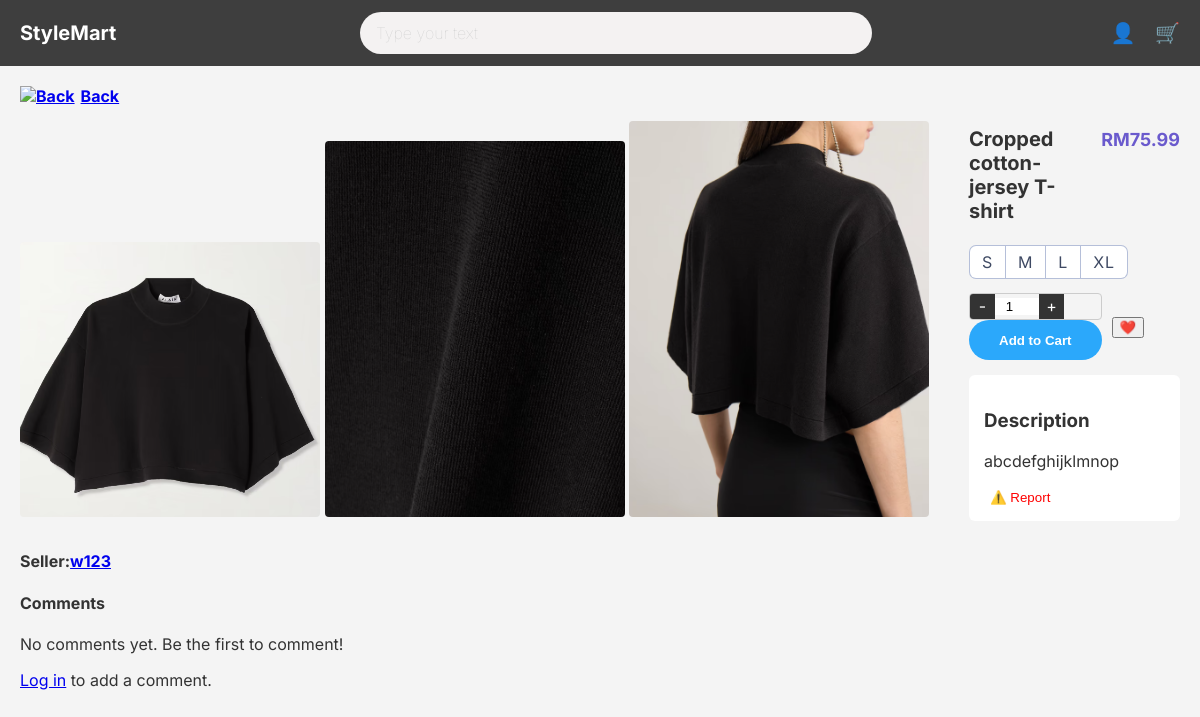
/test.php?id=7, run on the app's committed database.
### tables this page shows
CREATE TABLE `product` (
  `product_id` int(9) NOT NULL,
  `user_id` int(9) NOT NULL,
  `product_name` varchar(255) NOT NULL,
  `category` varchar(255) NOT NULL,
  `price` decimal(9,2) NOT NULL,
  `description` text NOT NULL,
  `status` varchar(100) NOT NULL,
  `stock_quantity` int(9) NOT NULL,
  `sales_count` int(9) NOT NULL,
  `rate` int(5) DEFAULT NULL,
  `comment` varchar(255) DEFAULT NULL,
  `created_at` datetime NOT NULL DEFAULT current_timestamp(),
  `subcategory` varchar(100) DEFAULT NULL
);

CREATE TABLE `user` (
  `user_id` int(9) NOT NULL,
  `username` varchar(255) NOT NULL,
  `email` varchar(255) NOT NULL,
  `password` varchar(255) NOT NULL,
  `contact_info` varchar(255) DEFAULT NULL,
  `phone_number` varchar(255) DEFAULT NULL,
  `qrcode` varchar(255) DEFAULT NULL
);

### test.php (the view, shortened to what this page needs)
<?php
require 'db.php';
$product_id = (int)$_GET['id'];
$logged_in_user_id = $_SESSION['user_id'] ?? null;
try {
    $stmt = $pdo->prepare("
        SELECT p.*, u.username AS creator_username
        FROM product p
        JOIN user u ON p.user_id = u.user_id
        WHERE product_id = ?
    ");
    $stmt->execute([$product_id]);
    $product = $stmt->fetch(PDO::FETCH_ASSOC);
    $imgStmt = $pdo->prepare("SELECT image_path FROM product_image WHERE product_id = ?");
    $imgStmt->execute([$product_id]);
    $images = $imgStmt->fetchAll(PDO::FETCH_COLUMN);
    $stockStmt = $pdo->prepare("SELECT size, quantity FROM product_stock WHERE product_id = ?");
    $stockStmt->execute([$product_id]);
    $stock = $stockStmt->fetchAll(PDO::FETCH_KEY_PAIR);
    $commentStmt = $pdo->prepare("
        SELECT c.comment_text, c.rate, u.username
        FROM comment c
        JOIN user u ON c.user_id = u.user_id
        WHERE c.product_id = ?
        ORDER BY c.created_at DESC
    ");
    $commentStmt->execute([$product_id]);
    $comments = $commentStmt->fetchAll(PDO::FETCH_ASSOC);
} catch (Exception $e) {
    echo "Error: " . $e->getMessage();
    exit;
}
?>
<!DOCTYPE html>
<html lang="en">
<head>
  <link rel="stylesheet" href="product.css" />
</head>
<body>
<header class="topbar">
  <div class="logo">StyleMart</div>
  <div class="search">
      <input type="text" class="search__input" placeholder="Type your text">
      <button class="search__button">
      </button>
  </div>
  <div class="icons">
    <span class="icon" id="profile">👤</span>
    <span class="icon">🛒</span>
  </div>
</header>
<main class="product-container">
  <div class="back-btn"><a href="MainPage.php"><img src="image/previous.png" alt="Back">Back</a></div>
  <div class="product-details">
    <div class="left-panel">
      <?php foreach ($images as $img): ?>
        <img src="<?= htmlspecialchars($img) ?>" alt="Product Image" />
      <?php endforeach; ?>
    </div>
    <div class="product-info-panel">
      <div class="title-price">
        <h2 class="product-title"><?= htmlspecialchars($product['product_name']) ?></h2>
        <p class="price">RM<?= number_format($product['price'], 2) ?></p>
      </div>
      <div class="mydict">
        <div>
          <?php foreach ($stock as $size => $qty): ?>
            <label class="<?= $qty <= 1 ? 'disabled' : '' ?>">
              <span><?= htmlspecialchars($size) ?></span>
            </label>
          <?php endforeach; ?>
        </div>
      </div>
      <div class="action-buttons">
  <form action="add_to_cart.php" method="POST" id="cart-form">
    <div class="number-control">
      <div class="number-left">-</div>
      <input type="number" name="quantity_display" class="number-quantity" value="1" min="1">
      <div class="number-right">+</div>
    </div>
    <button type="submit" class="add-to-cart">Add to Cart</button>
  </form>
  <form action="add_to_favorite.php" method="POST" id="fav-form">
    <button type="submit" class="add-to-favorite">❤️</button>
  </form>
</div>
      <div class="right-panel">
        <h3>Description</h3>
        <p class="description"><?= nl2br(htmlspecialchars($product['description'])) ?></p>
        <button class="report-btn">⚠️ Report</button>
      </div>
    </div>
  </div>
  <div class="store-comment-section">
    <div class="store-name">
      Seller: <a href="seller_info_html"><?= htmlspecialchars($product['creator_username']) ?></a>
    </div>
    <h4>Comments</h4>
    <div class="comments">
      <?php if (!empty($comments)): ?>
        <?php foreach ($comments as $c): ?>
          <div class="comment">
            <strong><?= htmlspecialchars($c['username']) ?></strong>
            <div class="comment-rating">
              <div class="stars"><?= displayStars((int)$c['rate']) ?></div>
            </div>
            <p><?= nl2br(htmlspecialchars($c['comment_text'])) ?></p>
          </div>
        <?php endforeach; ?>
      <?php else: ?>
        <p>No comments yet. Be the first to comment!</p>
      <?php endif; ?>
    </div>
    <?php if ($logged_in_user_id): ?>
    <form class="comment-form" method="POST" action="product.php?id=<?= $product_id ?>">
      <?php if (!empty($error_message)): ?>
        <div class="error-message"><?= htmlspecialchars($error_message) ?></div>
      <?php endif; ?>
      <label for="rate">Rate this product:</label><br>
      <div class="stars-input">
        <input type="radio" id="star5" name="rate" value="5"><label for="star5">★</label>
        <input type="radio" id="star4" name="rate" value="4"><label for="star4">★</label>
        <input type="radio" id="star3" name="rate" value="3"><label for="star3">★</label>
        <input type="radio" id="star2" name="rate" value="2"><label for="star2">★</label>
        <input type="radio" id="star1" name="rate" value="1" checked><label for="star1">★</label>
      </div>
      <br><br>
      <label for="comment_text">Your Comment:</label><br>
      <textarea name="comment_text" id="comment_text" required></textarea><br><br>
      <button type="submit">Add Comment</button>
    </form>
    <?php else: ?>
      <p><a href="login.html">Log in</a> to add a comment.</p>
    <?php endif; ?>
  </div>
</main>
</body>
</html>

### product.css (style rules this page uses)
body { margin: 0; font-family: 'Inter', sans-serif; background: #f4f4f4; color: #333; }
.topbar { background: #3e3e3e; color: white; display: flex; justify-content: space-between; align-items: center; padding: 12px 20px; }
.topbar .logo { font-size: 20px; font-weight: bold; }
.search { display: flex; align-items: center; justify-content: space-between; text-align: center; }
.search__input { font-family: inherit; font-size: inherit; background-color: #f4f2f2; border: none; color: #646464; padding: 0.7rem 1rem; border-radius: 30px; width: 30em; transition: all ease-in-out .5s; margin-right: -2rem; }
.search__button { border: none; background-color: #f4f2f2; margin-top: .1em; }
.icons .icon { margin-left: 15px; font-size: 20px; cursor: pointer; }
.product-container { padding: 20px; }
.back-btn { display: flex; align-items: center; margin-bottom: 15px; cursor: pointer; color: #000000; font-weight: bold; }
.back-btn img { width: 16px; height: auto; margin-right: 6px; }
.product-details { display: flex; gap: 40px; align-items: flex-start; }
.left-panel img { width: 300px; height: auto; border: 1px #ccc; border-radius: 4px; }
.product-info-panel { flex: 1; display: flex; flex-direction: column; gap: 15px; }
.product-title { margin: 0; font-size: 20px; font-weight: bold; }
.title-price { display: flex; align-items: baseline; gap: 30px; }
.mydict div { display: flex; flex-wrap: wrap; margin-top: 0.5rem; justify-content: flex-start; }
label span { display: block; cursor: pointer; background-color: #fff; padding: 0.375em .75em; position: relative; margin-left: .0625em; box-shadow: 0 0 0 0.0625em #b5bfd9; letter-spacing: .05em; color: #3e4963; text-align: center; transition: background-color .5s ease; }
label:first-child span { border-radius: .375em 0 0 .375em; }
label:last-child span { border-radius: 0 .375em .375em 0; }
.action-buttons { display: flex; align-items: center; gap: 10px; }
.number-control { display: flex; align-items: center; border: 1px solid #ccc; border-radius: 4px; overflow: hidden; }
.number-left, .number-right { background: #333; color: white; width: 25px; height: 25px; text-align: center; line-height: 25px; cursor: pointer; user-select: none; }
.number-quantity { width: 40px; border: none; text-align: center; outline: none; }
.add-to-cart { padding: 12.5px 30px; border: 0; border-radius: 100px; background-color: #2ba8fb; color: #ffffff; font-weight: Bold; transition: all 0.5s; -webkit-transition: all 0.5s; }
.right-panel { background: white; padding: 15px; border-radius: 6px; }
.price { font-weight: bold; color: #6a5acd; font-size: 18px; margin: 8px 0; }
.description { margin: 15px 0; }
.report-btn { background: none; border: none; color: red; cursor: pointer; }
.store-comment-section { margin-top: 30px; }
.store-name { display: flex; align-items: center; font-weight: bold; margin-bottom: 10px; }

### test.php (style rules this page uses)
.back-btn { display: flex; align-items: center; margin-bottom: 15px; cursor: pointer; color: #000000; font-weight: bold; }
.back-btn img { width: 16px; height: auto; margin-right: 6px; }

### data on the page
product: product_name "Cropped cotton-jersey T-shirt", price "75.99", description "abcdefghijklmnop", user.username "w123"

### other printed values
$size "S"
$size "M"
$size "L"
$size "XL"
